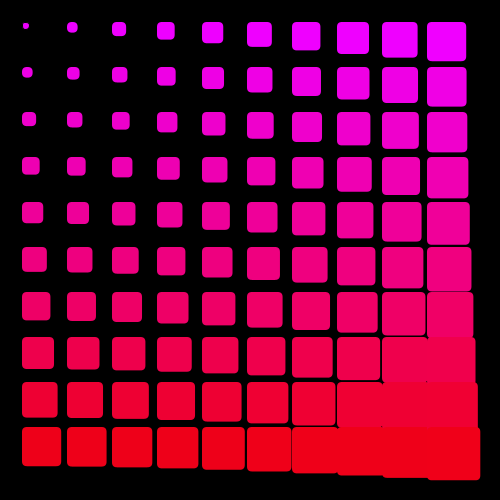
Frame 1 (no input)
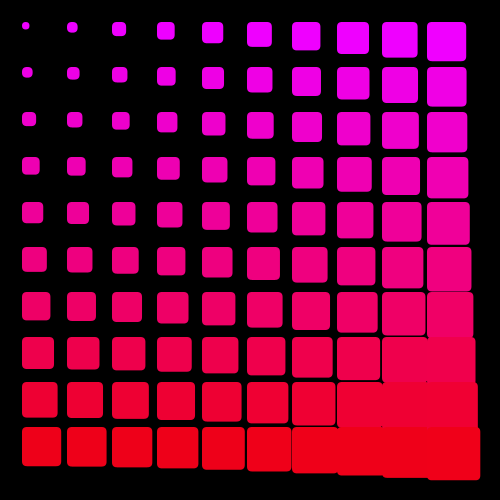
Frame 60 (the mouse pressed at the canvas centre just before this capture)
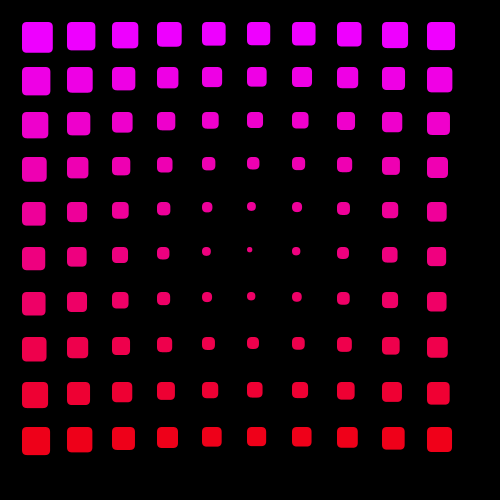
Frame 120 (the mouse held since frame 60 and released just before this capture)

The Processing sketch that drew these frames (run headless with seeded random() and noise(); from frame 60 on, the mouse is pressed at the canvas centre):

// Processing sketch: week5_nestedloop
// ── week5_nestedloop.pde
int size = 45;
int rows, cols;
void setup(){
  size(500, 500);
  rows = height/size;
  cols = width/size;
  
  }
  
void draw(){
  background(0);
  
  for(int i = 0; i<10; i++){
    for(int j = 0; j<10; j++){
    float d = dist(mouseX,mouseY, i*size + size/2, j*size + size/2);
    
    float s = map(d, 0, width, 5, size);
    
    int r = int(map(i, 0, 72, 238, 255));
    int b = int(map(j, 0, 10, 255, 0));
    fill(r, 0, b);
    rect(i*size + size/2, j*size + size/2, s, s, 5);
    noStroke();
  }
}
}
